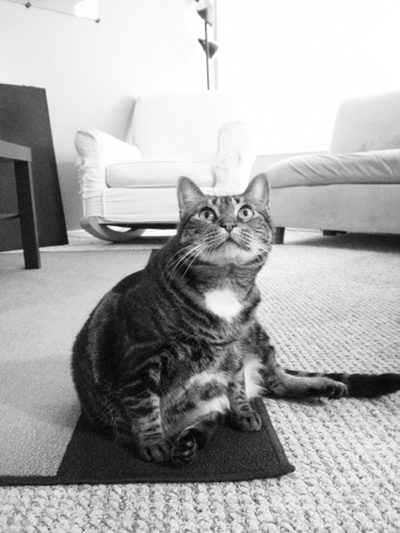
#> input picture Examples/new/Manipulating Images/zophie.jpg, 400 x 533 px
$ python flip.py
#> lines starting #> are read from the running program, lines starting #| are printed output that depends on the picture
#!C:\Users\RAJ\AppData\Local\Programs\Python\Python36\python
from PIL import Image
catIm = Image.open('zophie.jpg')
#> catIm is the input picture: PIL image 400x533 RGB; min 2, max 255, mean 170.8
catIm.transpose(Image.FLIP_LEFT_RIGHT).save('horizontal_flip.png')
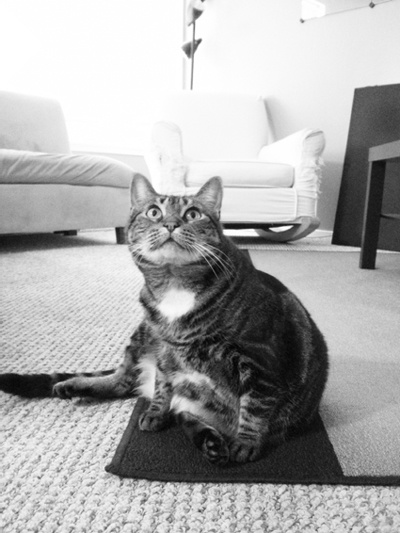
#> saved as horizontal_flip.png: PIL image 400x533 RGB; min 2, max 255, mean 170.8
catIm.transpose(Image.FLIP_TOP_BOTTOM).save('vertical_flip.png')
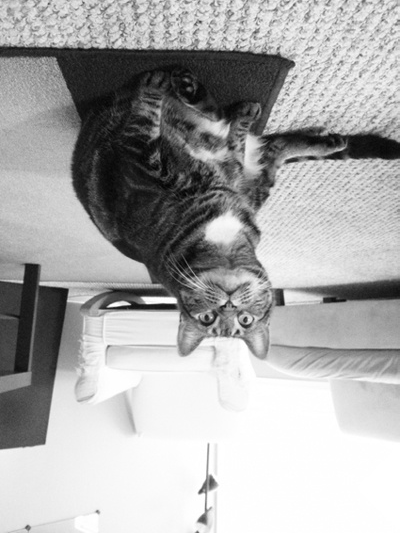
#> saved as vertical_flip.png: PIL image 400x533 RGB; min 2, max 255, mean 170.8
